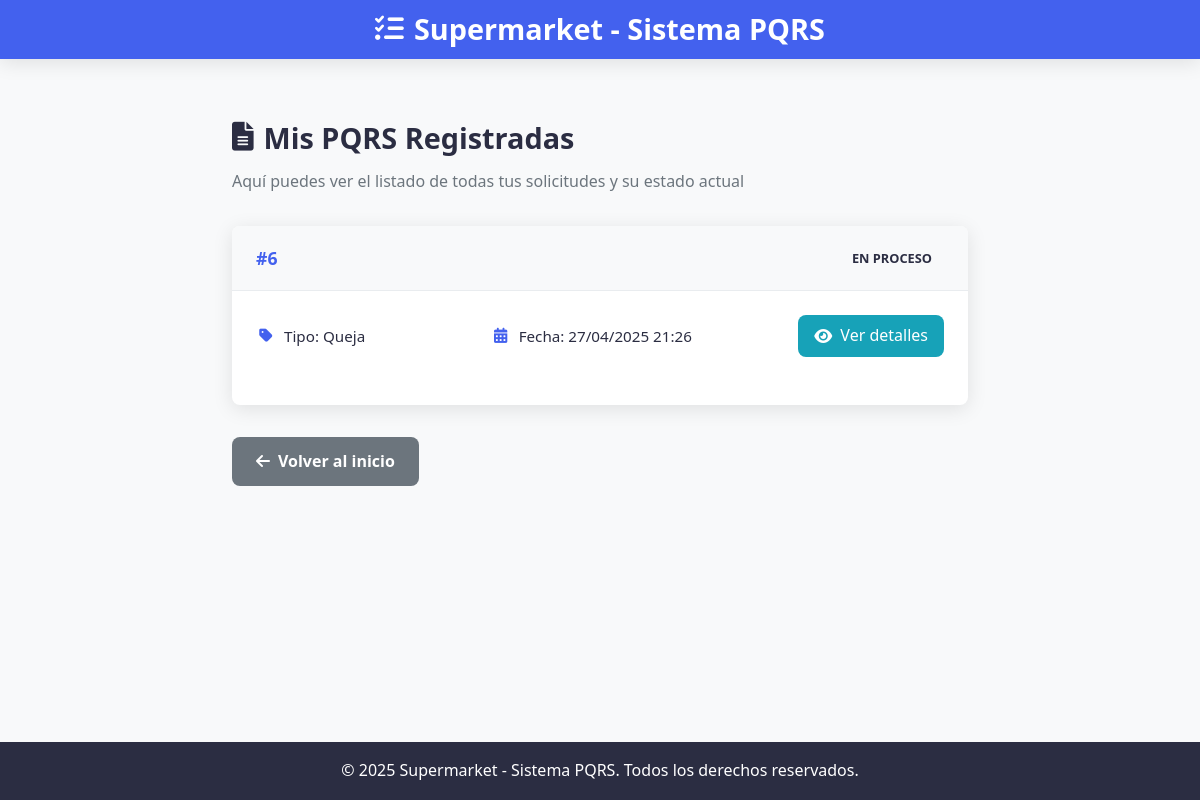
/cliente/pqrs/ (signed in), run on an earlier commit of the app's database.
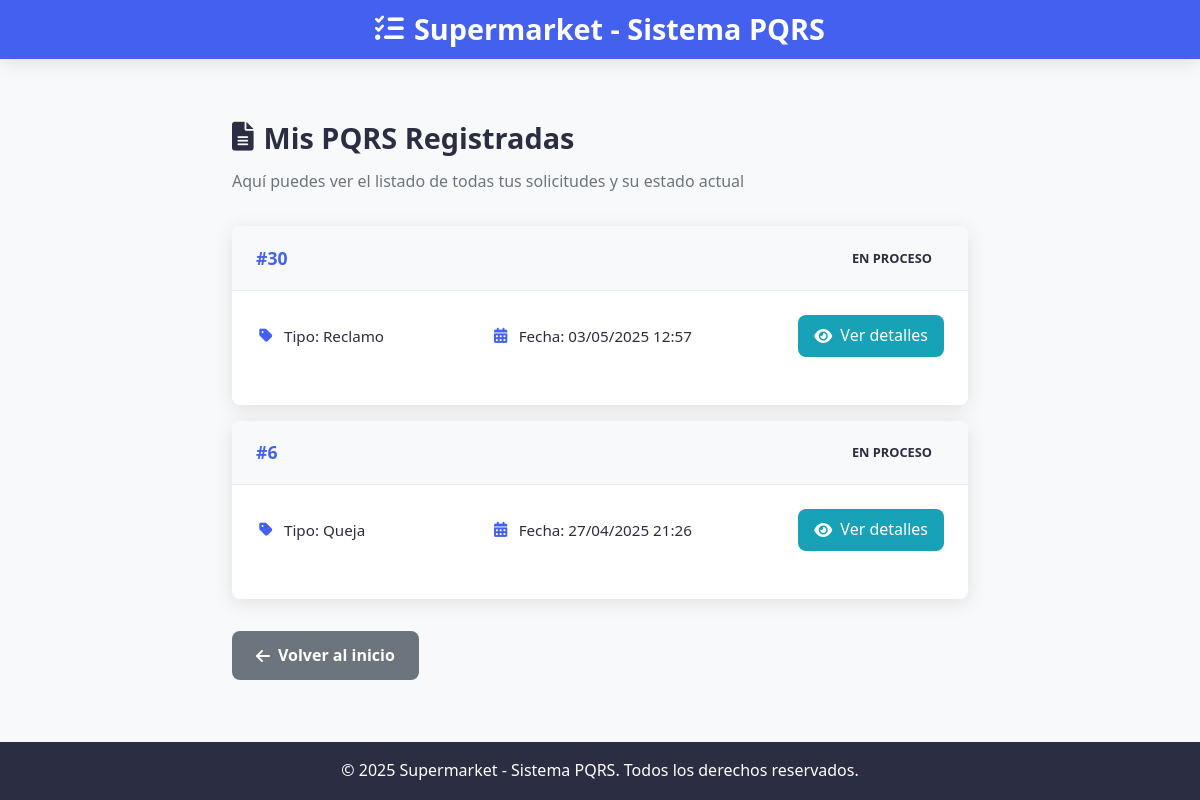
And on a later commit of the database.
### core/models.py (models this page shows, shortened)
class PQRS(models.Model):
    TIPO_RADICADO_CHOICES = [
        ('Petición', 'Petición'),
        ('Queja', 'Queja'),
        ('Reclamo', 'Reclamo'),
        ('Sugerencia', 'Sugerencia'),
    ]
    ESTADO_RADICADO_CHOICES = [
        ('Nuevo', 'Nuevo'),
        ('En Proceso', 'En Proceso'),
        ('Resuelto', 'Resuelto'),
        ('Cerrado', 'Cerrado'),
    ]
    numero_radicado = models.AutoField(primary_key=True)
    fecha_radicado = models.DateTimeField(auto_now_add=True)
    tipo_radicado = models.CharField(max_length=25, choices=TIPO_RADICADO_CHOICES)
    comentarios = models.TextField()
    anexo = models.FileField(upload_to='anexos/', blank=True, null=True)
    cliente = models.ForeignKey(Cliente, on_delete=models.CASCADE, related_name='pqrs')
    estado = models.CharField(max_length=20, choices=ESTADO_RADICADO_CHOICES, default='En Proceso')
    empleado_asignado = models.ForeignKey(Empleado, on_delete=models.SET_NULL, null=True, blank=True, related_name='pqrs_asignados')
    justificacion_del_estado = models.TextField(blank=True, null=True)
    fecha_respuesta = models.DateTimeField(blank=True, null=True)

### core/views.py (the view)
# urls.py: path('cliente/pqrs/', listar_pqrs_cliente, name='listar_pqrs'),
def listar_pqrs_cliente(request):
    if request.session.get('rol') != 'cliente':
        return redirect('inicio')
    nombre_usuario = request.session.get('usuario')
    cliente = get_object_or_404(Cliente, nombre_completo=nombre_usuario)
    pqrs = PQRS.objects.filter(cliente=cliente).order_by('-fecha_radicado')
    return render(request, 'listar_pqrs.html', {'pqrs_list': pqrs, 'usuario': nombre_usuario})

### templates/listar_pqrs.html (shortened to what this page needs)
{% load static %}
<!DOCTYPE html>
<html lang="es">
<head>
    <link rel="stylesheet" href="{% static 'css/cliente/lista_pqrs.css' %}">
    <link rel="stylesheet" href="https://cdnjs.cloudflare.com/ajax/libs/font-awesome/6.0.0/css/all.min.css">
</head>
<body>
    <div class="pqrs-container">
        <header class="pqrs-header">
            <h1><i class="fas fa-tasks"></i> Supermarket - Sistema PQRS</h1>
        </header>
        <main class="pqrs-content">
            <div class="user-welcome">
                <h2><i class="fas fa-file-alt"></i> Mis PQRS Registradas</h2>
                <p>Aquí puedes ver el listado de todas tus solicitudes y su estado actual</p>
            </div>
            {% if pqrs_list %}
            <div class="pqrs-list-container">
                {% for pqrs in pqrs_list %}
                <div class="pqrs-card">
                    <div class="pqrs-card-header">
                        <span class="pqrs-number">#{{ pqrs.numero_radicado }}</span>
                        <span class="pqrs-badge badge-{{ pqrs.estado|lower }}">{{ pqrs.estado }}</span>
                    </div>
                    <div class="pqrs-card-body">
                        <div class="pqrs-info">
                            <div class="info-item">
                                <i class="fas fa-tag"></i>
                                <span>Tipo: {{ pqrs.tipo_radicado }}</span>
                            </div>
                            <div class="info-item">
                                <i class="fas fa-calendar-alt"></i>
                                <span>Fecha: {{ pqrs.fecha_radicado|date:"d/m/Y H:i" }}</span>
                            </div>
                            <div class="pqrs-actions">
                            <a href="{% url 'detalle_pqrs' pqrs.numero_radicado %}" class="btn-details">
                                <i class="fas fa-eye"></i> Ver detalles
                            </a>
                            </div>
                        </div>
                    </div>
                </div>
                {% endfor %}
            </div>
            {% endif %}
            <div class="action-buttons">
                <a href="{% url 'vista_cliente' %}" class="btn btn-back">
                    <i class="fas fa-arrow-left"></i> Volver al inicio
                </a>
            </div>
        </main>
        <footer class="pqrs-footer">
            <p>&copy; 2025 Supermarket - Sistema PQRS. Todos los derechos reservados.</p>
        </footer>
    </div>
</body>
</html>

### static/css/cliente/lista_pqrs.css (style rules this page uses)
:root { --primary-color: #4361ee; --primary-hover: #3a56d4; --secondary-color: #6c757d; --secondary-hover: #5a6268; --success-color: #28a745; --success-hover: #218838; --info-color: #17a2b8; --info-hover: #138496; --warning-color: #ffc107; --warning-hover: #e0a800; --danger-color: #dc3545; --danger-hover: #bb2d3b; --text-color: #2b2d42; --light-bg: #f8f9fa; --white: #ffffff; --gray-light: #e9ecef; --shadow: 0 4px 20px rgba(0, 0, 0, 0.1); --transition: all 0.3s ease; --border-radius: 8px; }
body { font-family: 'Segoe UI', Tahoma, Geneva, Verdana, sans-serif; background-color: var(--light-bg); color: var(--text-color); margin: 0; padding: 0; line-height: 1.6; }
.pqrs-container { display: flex; flex-direction: column; min-height: 100vh; }
.pqrs-header { background-color: var(--primary-color); color: var(--white); padding: 0.4rem 2rem; box-shadow: var(--shadow); }
.pqrs-header h1 { margin: 0; font-size: 1.8rem; display: flex; align-items: center; justify-content: center; gap: 10px; }
.pqrs-content { flex: 1; padding: 2rem; max-width: 800px; margin: 0 auto; width: 100%; box-sizing: border-box; }
.user-welcome { margin-bottom: 2rem; }
.user-welcome h2 { font-size: 1.8rem; margin-bottom: 0.5rem; color: var(--text-color); display: flex; align-items: center; gap: 10px; }
.user-welcome p { color: var(--secondary-color); margin: 0; }
.pqrs-list-container { display: flex; flex-direction: column; gap: 1rem; margin-bottom: 2rem; }
.pqrs-card { background-color: var(--white); border-radius: var(--border-radius); box-shadow: var(--shadow); overflow: hidden; transition: var(--transition); }
.pqrs-card-header { display: flex; justify-content: space-between; align-items: center; padding: 1rem 1.5rem; background-color: var(--light-bg); border-bottom: 1px solid var(--gray-light); }
.pqrs-number { font-weight: 700; color: var(--primary-color); font-size: 1.1rem; }
.pqrs-badge { padding: 0.35rem 0.75rem; border-radius: 50rem; font-size: 0.8rem; font-weight: 700; text-transform: uppercase; }
.pqrs-card-body { padding: 1.5rem; }
.pqrs-info { display: grid; grid-template-columns: repeat(auto-fit, minmax(200px, 1fr)); gap: 1rem; margin-bottom: 1.5rem; }
.info-item { display: flex; align-items: center; gap: 8px; font-size: 0.95rem; }
.info-item i { color: var(--primary-color); width: 20px; text-align: center; }
.pqrs-actions { display: flex; justify-content: flex-end; }
.btn-details { background-color: var(--info-color); color: var(--white); padding: 0.5rem 1rem; border-radius: var(--border-radius); text-decoration: none; font-weight: 500; display: inline-flex; align-items: center; gap: 8px; transition: var(--transition); }
.action-buttons { display: flex; justify-content: flex-start; }
.btn { padding: 0.75rem 1.5rem; border-radius: var(--border-radius); border: none; font-size: 1rem; font-weight: 600; cursor: pointer; transition: var(--transition); display: inline-flex; align-items: center; justify-content: center; gap: 0.5rem; text-decoration: none; }
.btn-back { background-color: var(--secondary-color); color: var(--white); }
.pqrs-footer { background-color: var(--text-color); color: var(--white); text-align: center; margin-top: auto; }

What changed in the data, as far as the page shows it:
added PQRS: numero_radicado "30", estado "EN PROCESO", tipo_radicado "Reclamo", fecha_radicado "03/05/2025 12:57"
